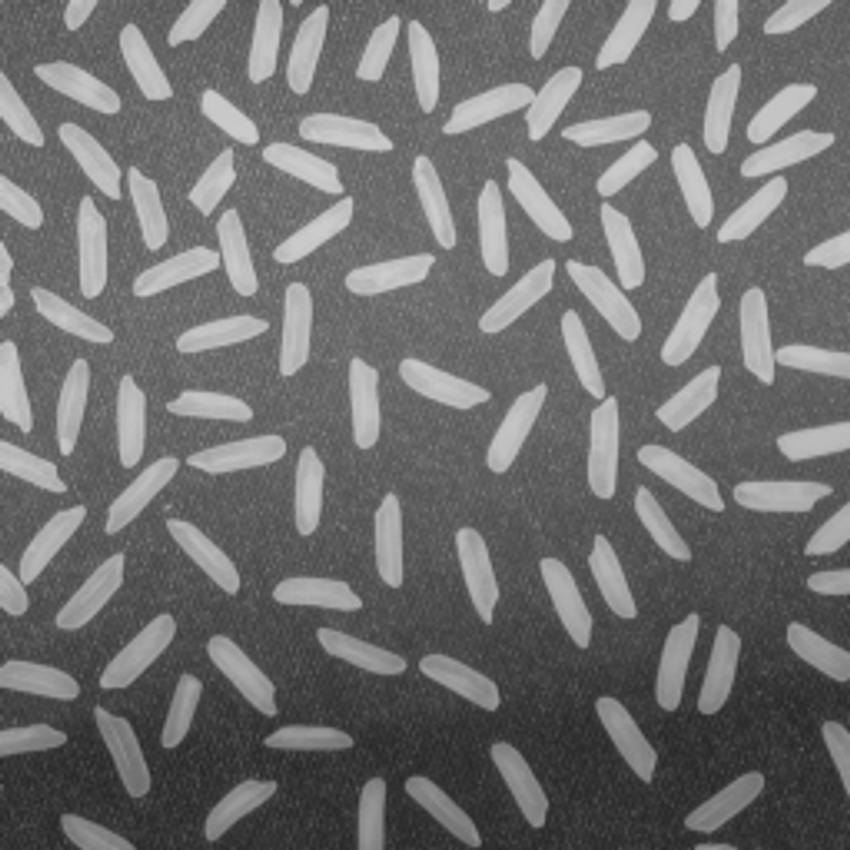
#> input picture rice.jpg, 850 x 850 px
$ jupyter execute ejercicio5.ipynb
#> lines starting #> are read from the running program, lines starting #| are printed output that depends on the picture; after the words box and inside, x2 and y2 are one past the last pixel; in counts of white or black regions, pixels touching at a corner belong together
# Ejercicio 6

Implemente un algoritmo de segmentación binaria que identifique correctamente todos los granos de arroz en la imagen rice.png.

[cell 1]
import cv2
import numpy as np
import matplotlib.pyplot as plt

### Otsu con umbralización global

[cell 2]
image = cv2.imread("rice.jpg", cv2.IMREAD_GRAYSCALE)
#> image is the input picture: shape (850, 850); min 36, max 207, mean 111.3
blurred = cv2.GaussianBlur(image, (5, 5), 0)
_, otsu = cv2.threshold(blurred, 0, 255, cv2.THRESH_BINARY + cv2.THRESH_OTSU)
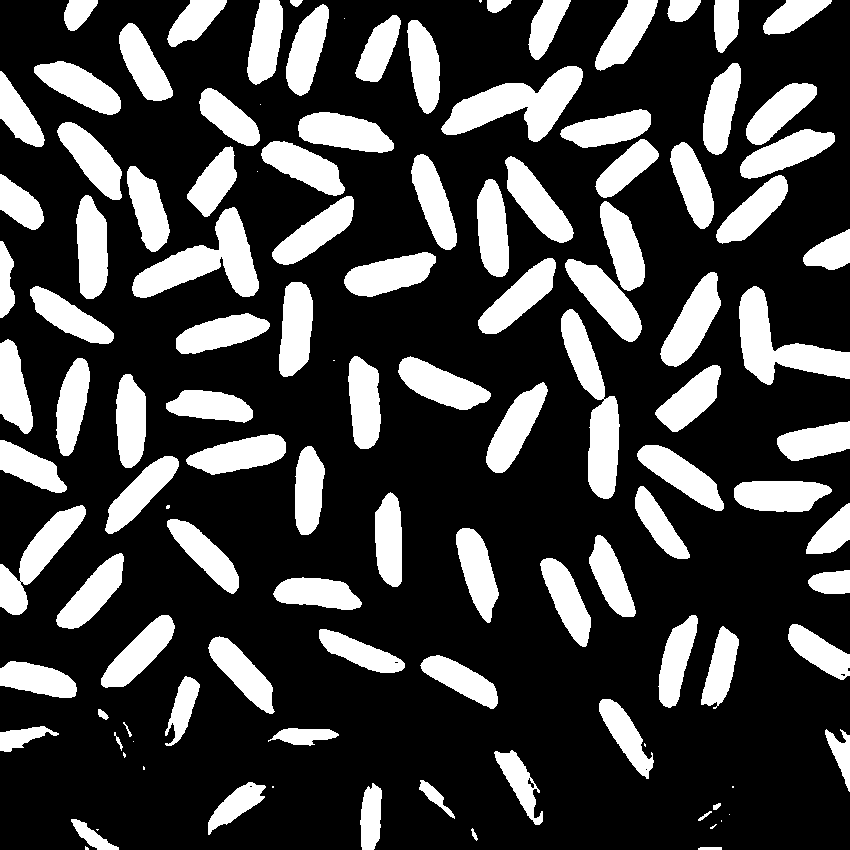
#> otsu: shape (850, 850); 26.2% white; 117 white regions (17 under 20 px), largest, box (x1, y1, x2, y2) and area: (441, 66, 583, 142) 4891, (132, 207, 259, 298) 4850, (561, 309, 620, 499) 4676
plt.figure(figsize=(6,6))
plt.imshow(otsu, cmap='gray')
plt.title("Otsu con Umbralización Global y Desenfoque Gaussiano")
plt.axis("off")
plt.show()

### Mediana y umbralización de Otsu

[cell 3]
median = cv2.medianBlur(image, 5)
_, medianOtsu = cv2.threshold(median, 0, 255, cv2.THRESH_BINARY + cv2.THRESH_OTSU)
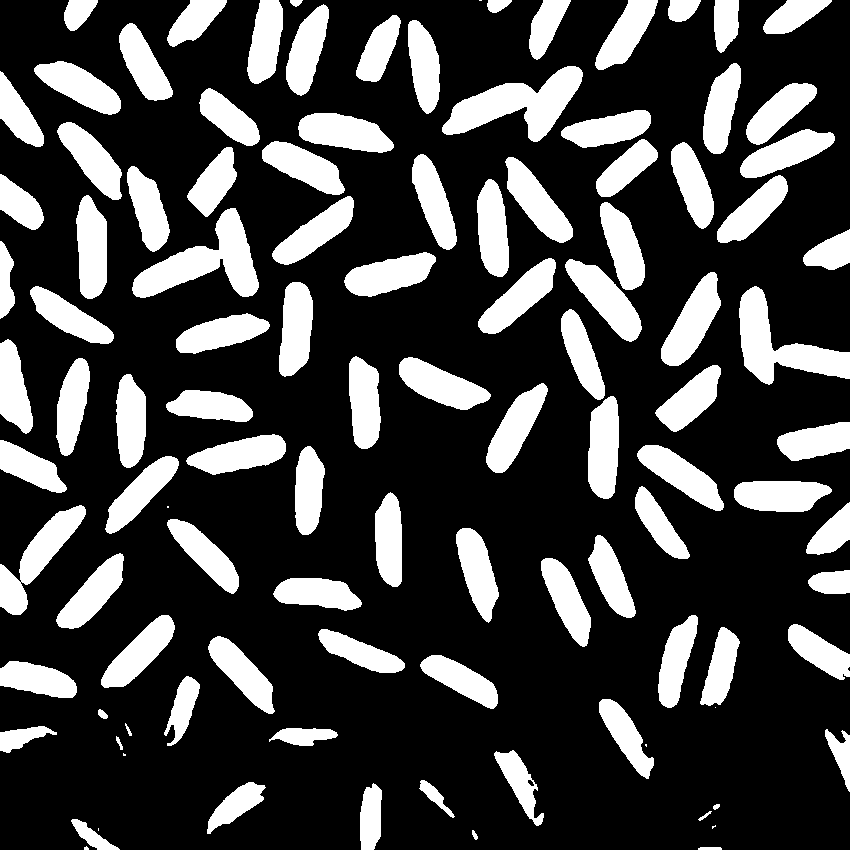
#> medianOtsu: shape (850, 850); 26% white; 109 white regions (8 under 20 px), largest, box (x1, y1, x2, y2) and area: (442, 66, 583, 142) 4834, (132, 208, 259, 298) 4774, (739, 286, 850, 385) 4399
plt.figure(figsize=(6,6))
plt.imshow(medianOtsu, cmap='gray')
plt.title("Mediana y Umbralización de Otsu")
plt.axis("off")
plt.show()

### Otsu y operaciones morfológicas

[cell 4]
image = cv2.imread("rice.jpg", cv2.IMREAD_GRAYSCALE)
_, binaryImage = cv2.threshold(image, 0, 255, cv2.THRESH_BINARY + cv2.THRESH_OTSU)
#> binaryImage: shape (850, 850); 25.9% white; 193 white regions (88 under 20 px), largest, box (x1, y1, x2, y2) and area: (441, 66, 583, 142) 4806, (132, 207, 259, 298) 4738, (739, 286, 850, 385) 4379
kernel = np.ones((3, 3), np.uint8)
processed = cv2.morphologyEx(binaryImage, cv2.MORPH_OPEN, kernel, iterations=2)
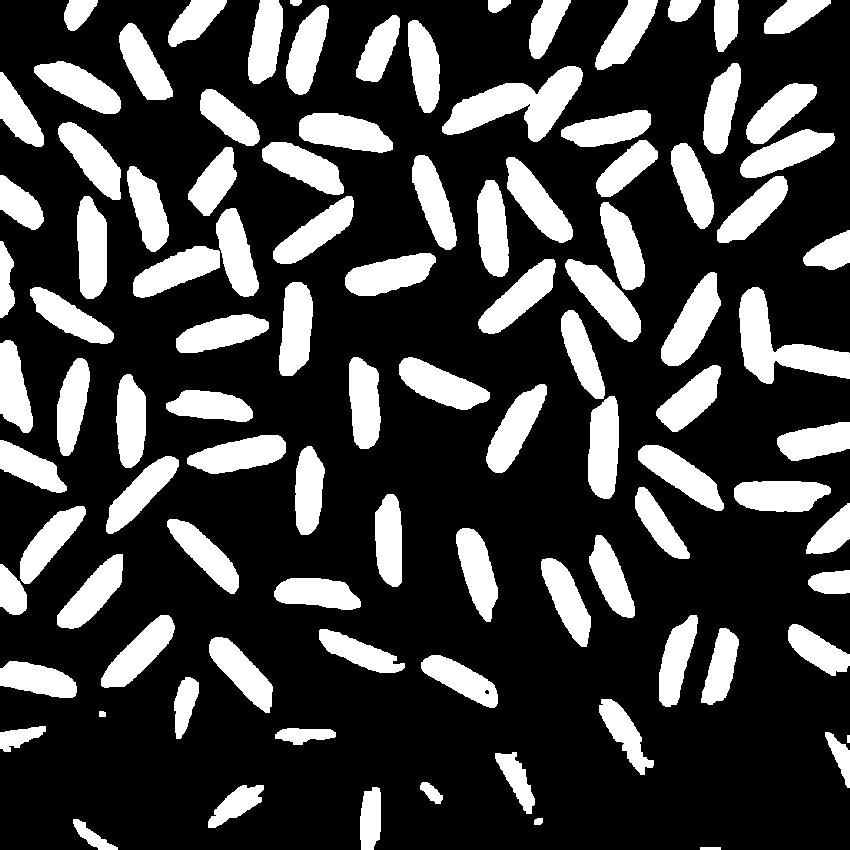
#> processed: shape (850, 850); 25.7% white; 100 white regions, largest, box (x1, y1, x2, y2) and area: (442, 66, 583, 142) 4805, (739, 287, 850, 384) 4369, (661, 272, 721, 366) 2750
plt.figure(figsize=(6,6))
plt.imshow(processed, cmap='gray')
plt.title("Otsu y operaciones morfológicas")
plt.axis("off")
plt.show()

### Segmentación global con ecualización, desenfoque y umbralización manual

[cell 5]
image = cv2.imread("rice.jpg", cv2.IMREAD_GRAYSCALE)
equalized = cv2.equalizeHist(image)
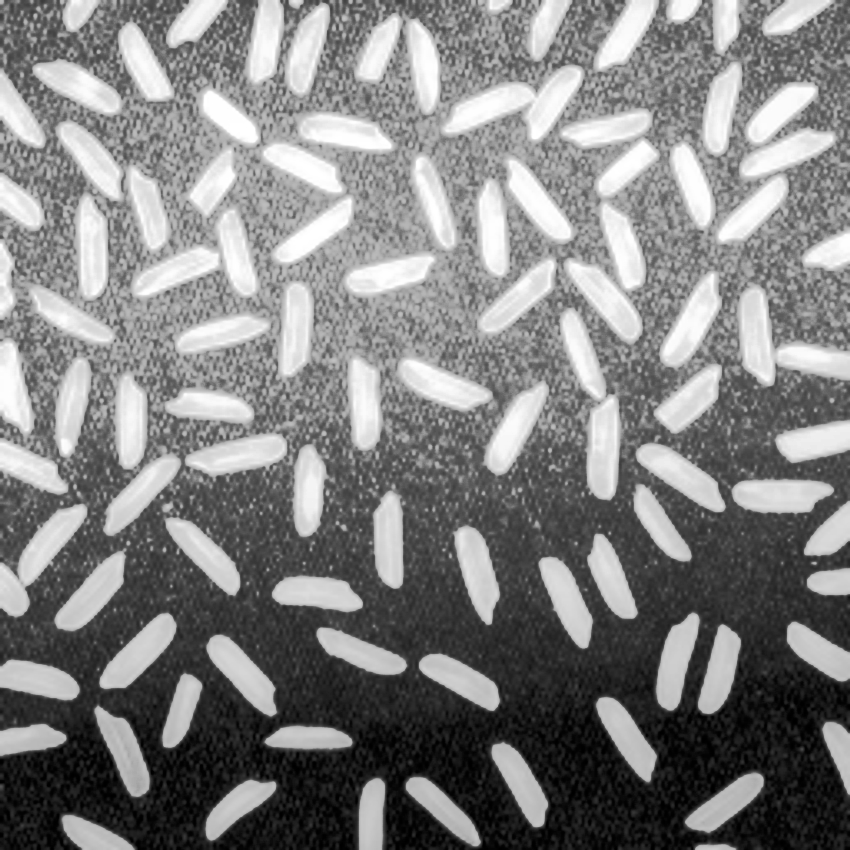
#> equalized: shape (850, 850); min 0, max 255, mean 128.8
blurred = cv2.GaussianBlur(equalized, (5, 5), 0)
histogram_equalized = cv2.calcHist([blurred], [0], None, [256], [0,256])
#> histogram_equalized = 256 values, max 3798 at index 152, min 11 at index 0, mean 2822.3
plt.figure(figsize=(8,5))
plt.plot(histogram_equalized, color='black')
plt.axvline(x=180, color='red', linestyle='--', label='Umbral seleccionado (180)')
plt.title("Histograma de Intensidades después de Ecualización y Desenfoque")
plt.xlabel("Intensidad de píxeles")
plt.ylabel("Frecuencia")
plt.legend()
plt.xlim([0, 256])
plt.show()
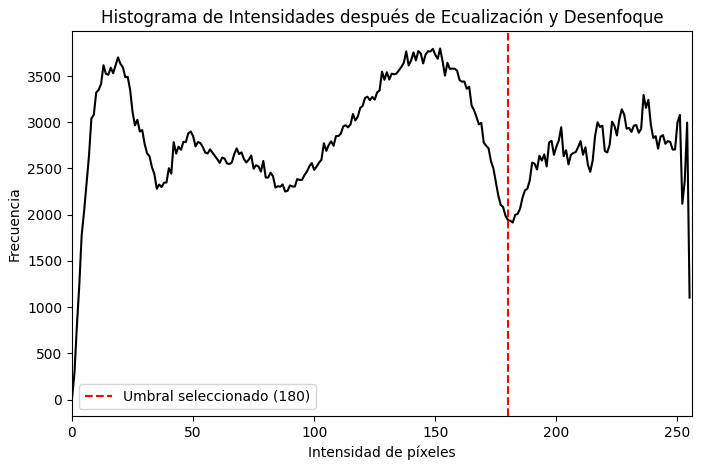
#> figure drawn by matplotlib, 1 panel; curve peaks at x = 152, y = 3798

[cell 6]
equalized = cv2.equalizeHist(image)
_, binary = cv2.threshold(equalized, 180, 255, cv2.THRESH_BINARY)
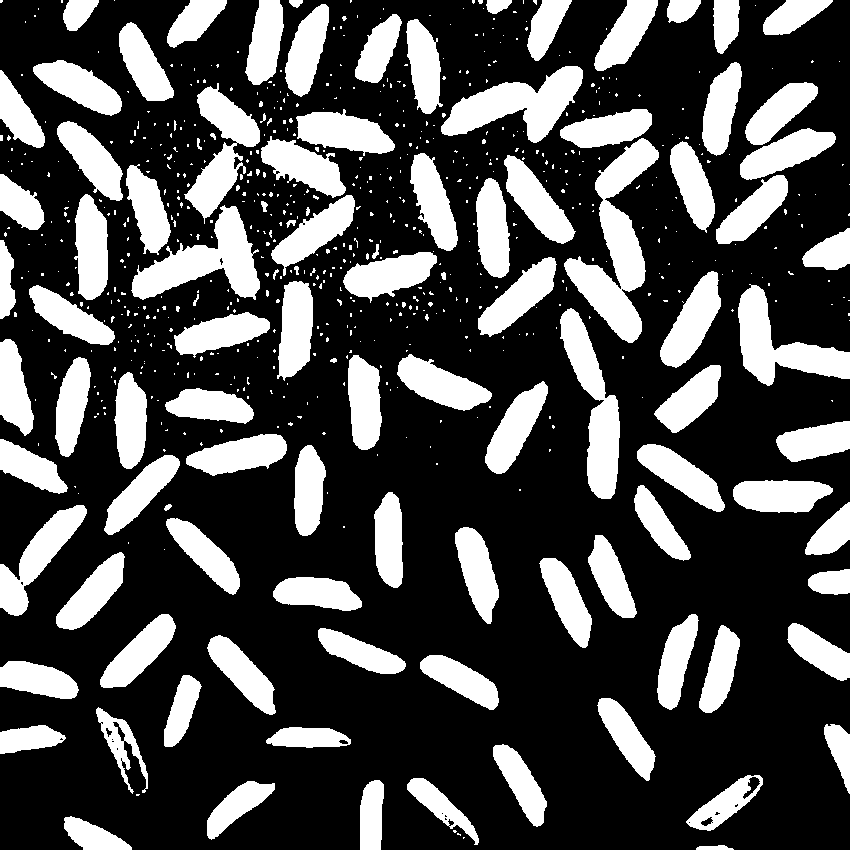
#> binary: shape (850, 850); 29.5% white; 709 white regions (600 under 20 px), largest, box (x1, y1, x2, y2) and area: (564, 138, 659, 343) 7297, (131, 205, 260, 300) 5260, (441, 66, 583, 143) 5147
plt.figure(figsize=(6,6))
plt.imshow(binary, cmap='gray')
plt.title("Segmentación con umbralizaci[on y ecualización global")
plt.axis("off")
plt.show()

$ run again, with cielo.jpg copied over rice.jpg
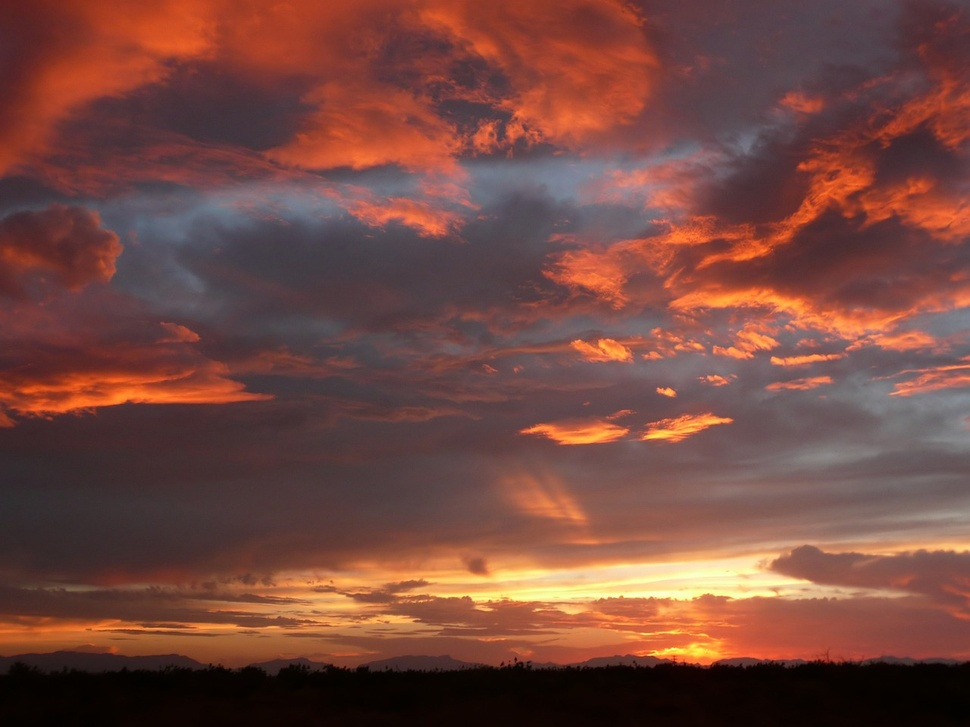
#> input picture cielo.jpg, 970 x 727 px, shrunk from 1280 x 960 before the run
#> otsu: shape (727, 970); 39.7% white; 76 white regions (33 under 20 px), largest, box (x1, y1, x2, y2) and area: (0, 41, 970, 666) 251695, (45, 0, 228, 114) 9717, (16, 371, 260, 414) 5133
#> medianOtsu: shape (727, 970); 39.6% white; 64 white regions (25 under 20 px), largest, box (x1, y1, x2, y2) and area: (0, 41, 970, 665) 250669, (45, 0, 341, 114) 13143, (18, 375, 260, 414) 5067
#> binaryImage: shape (727, 970); 39.5% white; 303 white regions (256 under 20 px), largest, box (x1, y1, x2, y2) and area: (0, 40, 970, 666) 249479, (45, 0, 229, 115) 9707, (11, 371, 261, 415) 5085
#> processed: shape (727, 970); 38.2% white; 39 white regions, largest, box (x1, y1, x2, y2) and area: (0, 43, 970, 665) 239950, (45, 0, 227, 113) 9506, (21, 375, 254, 413) 4820
#> `equalized = cv2.equalizeHist(image)`:
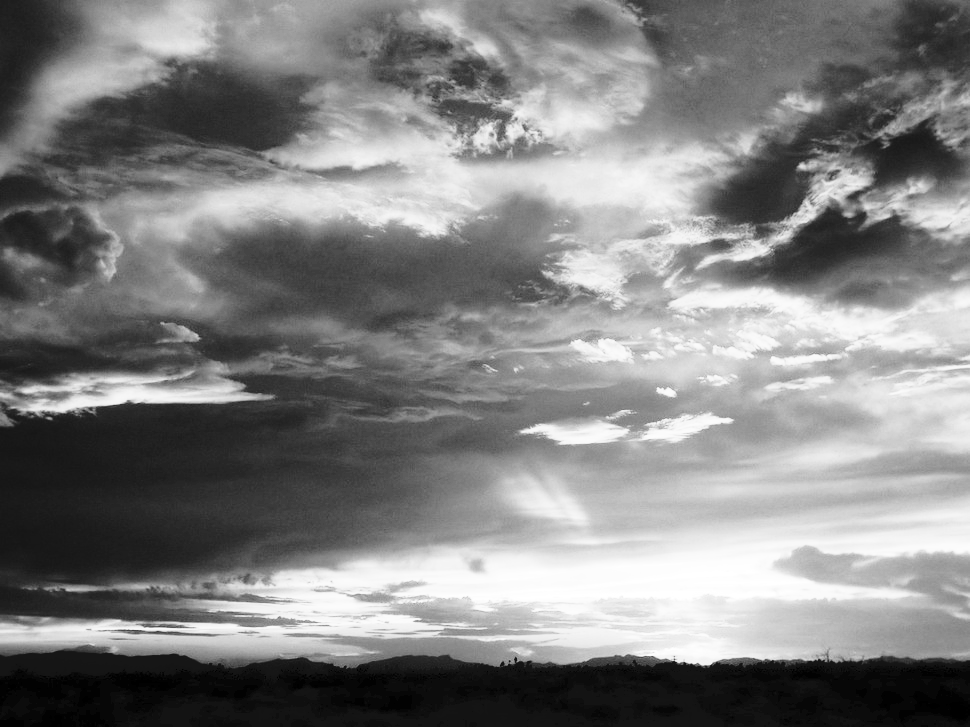
#> equalized: shape (727, 970); min 0, max 255, mean 128.8
#> histogram_equalized = 256 values, max 7410 at index 19, min 415 at index 0, mean 2754.6
#> `_, binary = cv2.threshold(equalized, 180, 255, cv2.THRESH_BINARY)`:
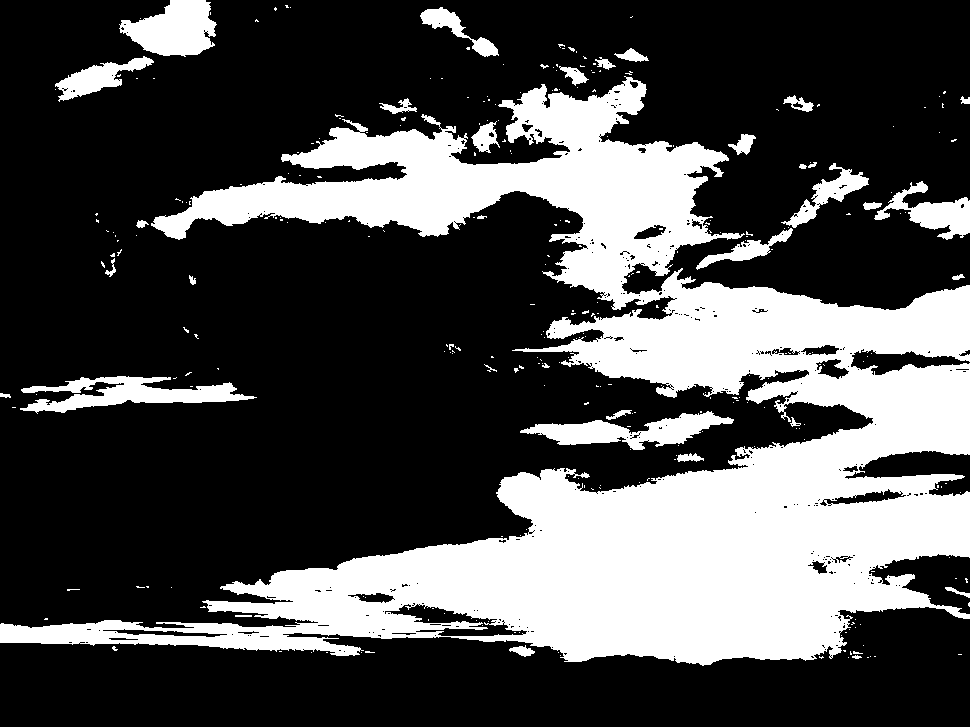
#> binary: shape (727, 970); 29.9% white; 295 white regions (259 under 20 px), largest, box (x1, y1, x2, y2) and area: (0, 76, 970, 666) 187716, (20, 376, 257, 414) 4034, (119, 0, 217, 57) 3678

$ run again, with especias.jpg copied over rice.jpg
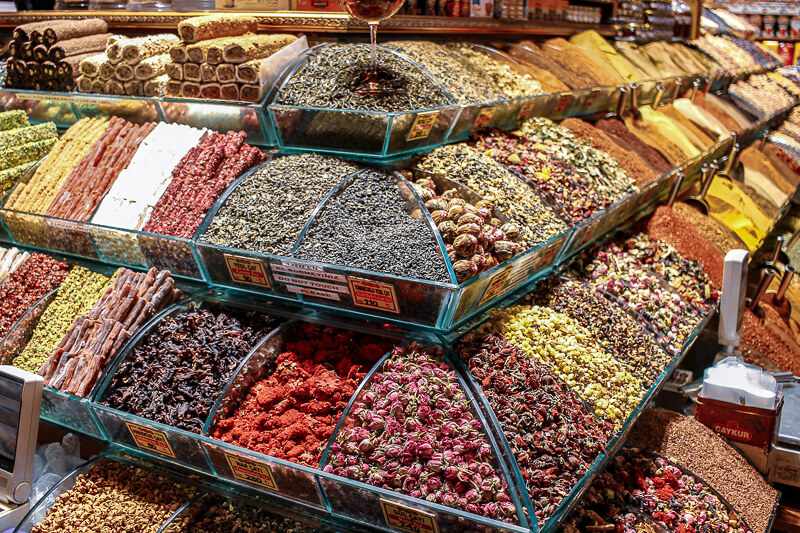
#> input picture especias.jpg, 800 x 533 px
#> `_, otsu = cv2.threshold(blurred, 0, 255, cv2.THRESH_BINARY + cv2.THRES..`:
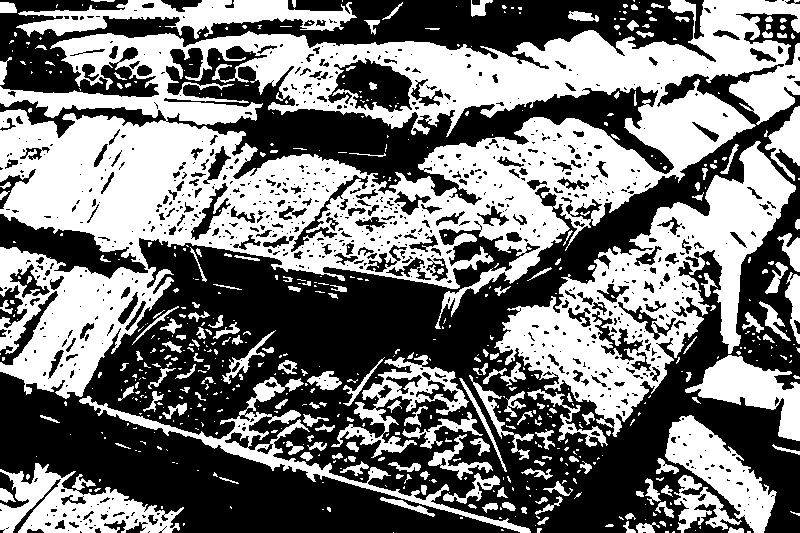
#> otsu: shape (533, 800); 47.1% white; 620 white regions (426 under 20 px), largest, box (x1, y1, x2, y2) and area: (0, 0, 800, 399) 119942, (494, 141, 796, 437) 27560, (0, 463, 184, 533) 6280
#> medianOtsu: shape (533, 800); 45.3% white; 470 white regions (292 under 20 px), largest, box (x1, y1, x2, y2) and area: (0, 0, 800, 400) 117388, (490, 141, 796, 436) 27037, (0, 463, 182, 533) 6205
#> binaryImage: shape (533, 800); 41.7% white; 2405 white regions (2139 under 20 px), largest, box (x1, y1, x2, y2) and area: (0, 109, 663, 399) 60062, (0, 0, 800, 204) 42770, (490, 141, 796, 438) 23049
#> processed: shape (533, 800); 18.2% white; 282 white regions (3 under 20 px), largest, box (x1, y1, x2, y2) and area: (422, 0, 800, 113) 13494, (92, 122, 204, 231) 6132, (5, 117, 122, 215) 4827
#> histogram_equalized = 256 values, max 2499 at index 158, min 0 at index 255, mean 1665.6
#> `_, binary = cv2.threshold(equalized, 180, 255, cv2.THRESH_BINARY)`:
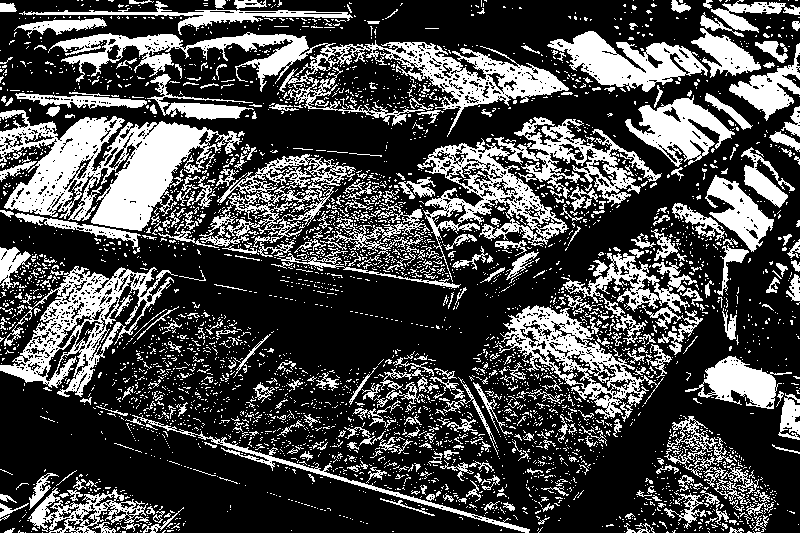
#> binary: shape (533, 800); 29.1% white; 3980 white regions (3579 under 20 px), largest, box (x1, y1, x2, y2) and area: (0, 110, 242, 231) 13531, (48, 32, 569, 137) 10739, (417, 117, 662, 282) 9604
